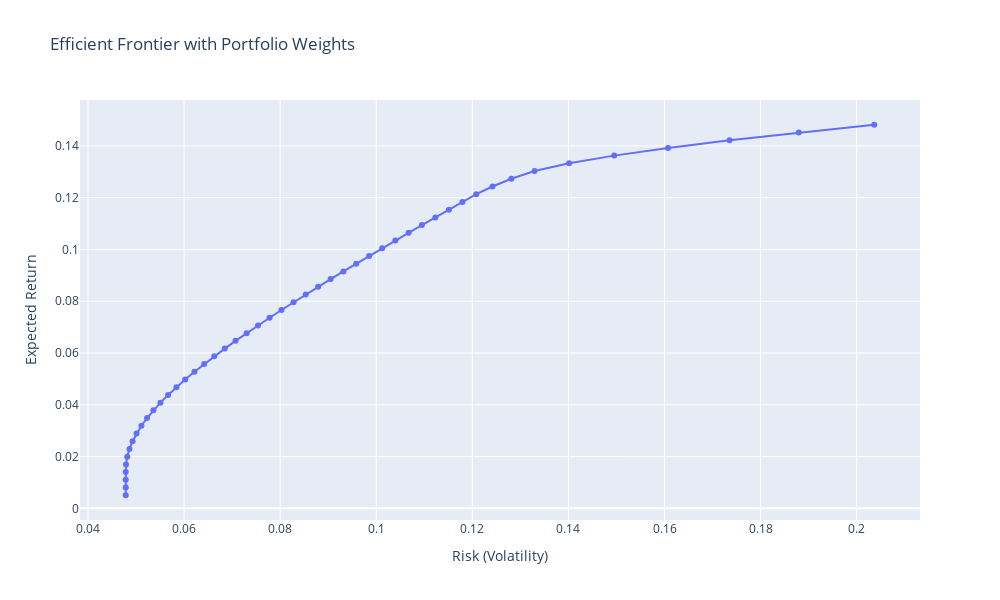

Source (notebook cell):
### Markdown cell above
# 4. Efficient Frontier
Plotting Efficient Frontier for given set of ETFs

### Code cell
# Calculate expected returns and the covariance matrix
mu = expected_returns.mean_historical_return(data)
S = risk_models.sample_cov(data)

# Create the Efficient Frontier object
ef = EfficientFrontier(mu, S)

# Generate portfolios for the efficient frontier
ef_data = []
target_risks = []
target_returns = []
portfolio_weights = []

# Loop through different target returns to build the efficient frontier
for target_return in np.linspace(mu.min(), mu.max(), 50):
    try:
        ef.efficient_return(target_return)
        weights = ef.clean_weights()
        portfolio_weights.append(weights)
        target_risks.append(ef.portfolio_performance()[1])  # Standard deviation (volatility)
        target_returns.append(target_return)
    except Exception:
        pass

# Convert weights to a DataFrame for hover labels
weights_df = pd.DataFrame(portfolio_weights)

# Create the Plotly chart
fig = go.Figure()

# Add Efficient Frontier
fig.add_trace(
    go.Scatter(
        x=target_risks,
        y=target_returns,
        mode="lines+markers",
        name="Efficient Frontier",
        customdata=weights_df.values,  # Pass weights as custom data
        hovertemplate=(
            "Volatility: %{x:.2f}<br>"
            "Return: %{y:.2f}<br>"
            + "<br>".join([f"{etf}: %{{customdata[{i}]}}" for i, etf in enumerate(etfs)])
        ),
    )
)

# Add chart layout
fig.update_layout(
    title="Efficient Frontier with Portfolio Weights",
    xaxis_title="Risk (Volatility)",
    yaxis_title="Expected Return",
    width=1000,
    height=600,
)

# Show the chart
fig.show()

### Figure 1 — Plotly figure (JSON) as saved in the notebook; plotly's stock layout.template omitted (floating-point values rounded to 4 significant figures; data arrays with more than 128 entries replaced by an {"elided": "..."} marker saying what was removed)
{"data": [{"customdata": {"elided": "49x7 float values"}, "hovertemplate": "Volatility: %{x:.2f}<br>Return: %{y:.2f}<br>VWRA.L: %{customdata[0]}<br>VUAA.L: %{customdata[1]}<br>SPY4.L: %{customdata[2]}<br>PHYS: %{customdata[3]}<br>EXXY.MI: %{customdata[4]}<br>AGGU.L: %{customdata[5]}", "mode": "lines+markers", "name": "Efficient Frontier", "type": "scatter", "x": [0.04786, 0.04786, 0.04786, 0.04786, 0.04791, 0.04817, 0.04863, 0.04928, 0.05011, 0.05112, 0.05229, 0.05362, 0.05508, 0.05668, 0.0584, 0.06023, 0.06216, 0.06418, 0.06628, 0.06846, 0.07071, 0.07302, 0.07539, 0.0778, 0.08027, 0.08278, 0.08532, 0.0879, 0.09051, 0.09316, 0.09583, 0.09852, 0.1012, 0.104, 0.1067, 0.1095, 0.1123, 0.1151, 0.1179, 0.1208, 0.1242, 0.1281, 0.1329, 0.1401, 0.1495, 0.1607, 0.1735, 0.1879, 0.2037], "y": [0.005041, 0.008023, 0.011, 0.01399, 0.01697, 0.01995, 0.02293, 0.02591, 0.0289, 0.03188, 0.03486, 0.03784, 0.04082, 0.0438, 0.04679, 0.04977, 0.05275, 0.05573, 0.05871, 0.0617, 0.06468, 0.06766, 0.07064, 0.07362, 0.07661, 0.07959, 0.08257, 0.08555, 0.08853, 0.09151, 0.0945, 0.09748, 0.1005, 0.1034, 0.1064, 0.1094, 0.1124, 0.1154, 0.1184, 0.1213, 0.1243, 0.1273, 0.1303, 0.1333, 0.1362, 0.1392, 0.1422, 0.1452, 0.1482]}], "layout": {"height": 600, "title": {"text": "Efficient Frontier with Portfolio Weights"}, "width": 1000, "xaxis": {"title": {"text": "Risk (Volatility)"}}, "yaxis": {"title": {"text": "Expected Return"}}}}
